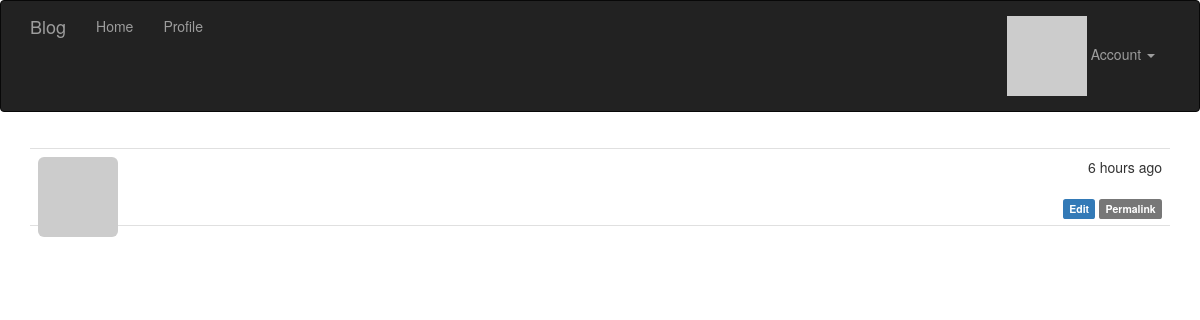
The page /post/4 (signed in) on the database as committed earlier.
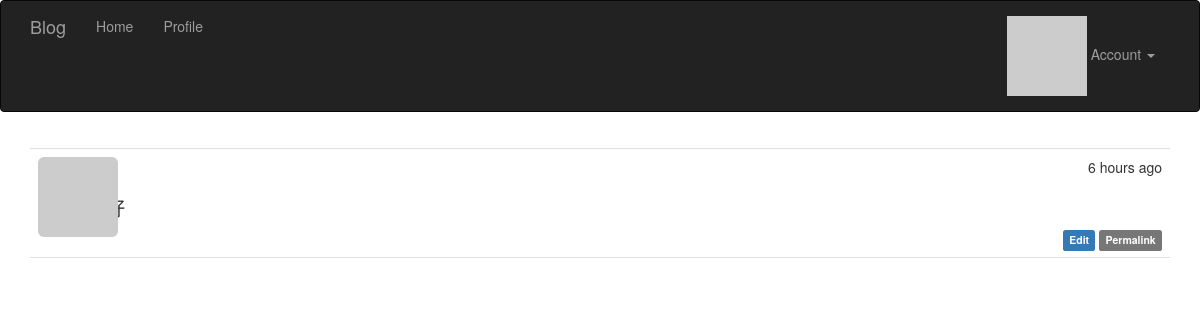
The same page on the database as committed later.
### app/main/views.py (the view)
@main.route('/post/<int:id>')
def post(id):
	post = Post.query.get_or_404(id)
	return render_template('post.html',posts=[post])

### app/auth/views.py (called while the page is built)
@auth.before_app_request #在全局的所有request之前，判断如果1.用户登录2.且未确认3.且请求的端点不在auth蓝本中,则强制跳转到unconfirm界面
def before_request():
	if current_user.is_authenticated:
		current_user.ping()
		if not current_user.confirmed \
			and request.endpoint \
			and request.endpoint[:5]!= 'auth.'\
			and request.endpoint != 'static':
			return redirect(url_for('auth.unconfirmed'))

### app/main/__init__.py (called while the page is built)
@main.app_context_processor #Permission类加入全局上下文卡，在所有模板中都可以全局访问
def inject_perssions():
	return dict(Permission=Permission)

### app/models.py (called while the page is built)
	@login_manager.user_loader #这个是登录模块的东西
	def load_user(user_id):
		return User.query.get(int(user_id)) #返回当前user对象，作为current_user

	def ping(self):
		self.last_seen = datetime.utcnow()
		db.session.add(self)

	def gravatar(self,size=100,default='identicon', rating='g'):
		if request.is_secure:
			url = 'https://secure.gravatar.com/avatar'
		else:
			url = 'http://gravatar.com/avatar'
		hash = hashlib.md5(self.email.encode('utf-8')).hexdigest()
		return '{url}/{hash}?s={size}&d={default}&r={rating}'.format(
			url=url,hash=hash,size=size,default=default,rating=rating)

### app/templates/post.html (shortened to what this page needs)
{% extends "base.html" %}
{% import "_macros.html" as macros %}
{% block page_content %}
{% include '_posts.html' %}
{% endblock %}

Rows that differ between the two databases and show on the page:
changed Post: body_html empty → "<h1>你好</h1>" (drawn)
